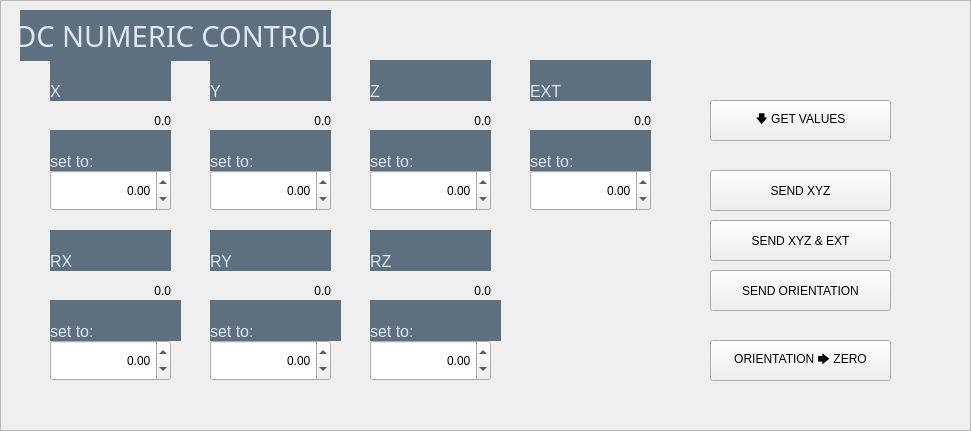
     <widget class="QFrame" name="NC_frame">
      <property name="geometry">
       <rect>
        <x>30</x>
        <y>500</y>
        <width>971</width>
        <height>431</height>
       </rect>
      </property>
      <property name="styleSheet">
       <string notr="true"/>
      </property>
      <property name="frameShape">
       <enum>QFrame::StyledPanel</enum>
      </property>
      <property name="frameShadow">
       <enum>QFrame::Raised</enum>
      </property>
      <widget class="QLabel" name="NC_0_frameLabel">
       <property name="geometry">
        <rect>
         <x>20</x>
         <y>10</y>
         <width>311</width>
         <height>51</height>
        </rect>
       </property>
       <property name="font">
        <font>
         <family>Bahnschrift</family>
         <pointsize>22</pointsize>
        </font>
       </property>
       <property name="styleSheet">
        <string notr="true">border: 0px;
font-size: 22pt;
padding: 0px;
background-color: #5D707F;
color: #E1E5EE;</string>
       </property>
       <property name="text">
        <string>DC NUMERIC CONTROL</string>
       </property>
       <property name="alignment">
        <set>Qt::AlignCenter</set>
       </property>
      </widget>
      <widget class="QPushButton" name="NC_btt_xyzSend">
       <property name="geometry">
        <rect>
         <x>710</x>
         <y>170</y>
         <width>181</width>
         <height>41</height>
        </rect>
       </property>
       <property name="text">
        <string>SEND XYZ</string>
       </property>
      </widget>
      <widget class="QPushButton" name="NC_btt_xyzExtSend">
       <property name="geometry">
        <rect>
         <x>710</x>
         <y>220</y>
         <width>181</width>
         <height>41</height>
        </rect>
       </property>
       <property name="text">
        <string>SEND XYZ &amp;&amp; EXT</string>
       </property>
      </widget>
      <widget class="QPushButton" name="NC_btt_orientSend">
       <property name="geometry">
        <rect>
         <x>710</x>
         <y>270</y>
         <width>181</width>
         <height>41</height>
        </rect>
       </property>
       <property name="text">
        <string>SEND ORIENTATION</string>
       </property>
      </widget>
      <widget class="QPushButton" name="NC_btt_orientZero">
       <property name="geometry">
        <rect>
         <x>710</x>
         <y>340</y>
         <width>181</width>
         <height>41</height>
        </rect>
       </property>
       <property name="text">
        <string>ORIENTATION 🡆 ZERO</string>
       </property>
      </widget>
      <widget class="QLabel" name="NC_disp_ext">
       <property name="geometry">
        <rect>
         <x>530</x>
         <y>100</y>
         <width>121</width>
         <height>41</height>
        </rect>
       </property>
       <property name="text">
        <string>0.0</string>
       </property>
       <property name="alignment">
        <set>Qt::AlignRight|Qt::AlignTrailing|Qt::AlignVCenter</set>
       </property>
      </widget>
      <widget class="QLabel" name="NC_lbl_ext_disp">
       <property name="geometry">
        <rect>
         <x>530</x>
         <y>60</y>
         <width>121</width>
         <height>41</height>
        </rect>
       </property>
       <property name="styleSheet">
        <string notr="true">border: 0px;
font-size: 12pt;
background-color: #5D707F;
color: #E1E5EE;</string>
       </property>
       <property name="text">
        <string>EXT</string>
       </property>
       <property name="alignment">
        <set>Qt::AlignBottom|Qt::AlignLeading|Qt::AlignLeft</set>
       </property>
      </widget>
      <widget class="QLabel" name="NC_lbl_z_disp">
       <property name="geometry">
        <rect>
         <x>370</x>
         <y>60</y>
         <width>121</width>
         <height>41</height>
        </rect>
       </property>
       <property name="styleSheet">
        <string notr="true">border: 0px;
font-size: 12pt;
background-color: #5D707F;
color: #E1E5EE;</string>
       </property>
       <property name="text">
        <string>Z</string>
       </property>
       <property name="alignment">
        <set>Qt::AlignBottom|Qt::AlignLeading|Qt::AlignLeft</set>
       </property>
      </widget>
      <widget class="QLabel" name="NC_disp_z">
       <property name="geometry">
        <rect>
         <x>370</x>
         <y>100</y>
         <width>121</width>
         <height>41</height>
        </rect>
       </property>
       <property name="text">
        <string>0.0</string>
       </property>
       <property name="alignment">
        <set>Qt::AlignRight|Qt::AlignTrailing|Qt::AlignVCenter</set>
       </property>
      </widget>
      <widget class="QLabel" name="NC_disp_x">
       <property name="geometry">
        <rect>
         <x>50</x>
         <y>100</y>
         <width>121</width>
         <height>41</height>
        </rect>
       </property>
       <property name="text">
        <string>0.0</string>
       </property>
       <property name="alignment">
        <set>Qt::AlignRight|Qt::AlignTrailing|Qt::AlignVCenter</set>
       </property>
      </widget>
      <widget class="QLabel" name="NC_lbl_x_disp">
       <property name="geometry">
        <rect>
         <x>50</x>
         <y>60</y>
         <width>121</width>
         <height>41</height>
        </rect>
       </property>
       <property name="styleSheet">
        <string notr="true">border: 0px;
font-size: 12pt;
background-color: #5D707F;
color: #E1E5EE;</string>
       </property>
       <property name="text">
        <string>X</string>
       </property>
       <property name="alignment">
        <set>Qt::AlignBottom|Qt::AlignLeading|Qt::AlignLeft</set>
       </property>
      </widget>
      <widget class="QLabel" name="NC_disp_y">
       <property name="geometry">
        <rect>
         <x>210</x>
         <y>100</y>
         <width>121</width>
         <height>41</height>
        </rect>
       </property>
       <property name="text">
        <string>0.0</string>
       </property>
       <property name="alignment">
        <set>Qt::AlignRight|Qt::AlignTrailing|Qt::AlignVCenter</set>
       </property>
      </widget>
      <widget class="QLabel" name="NC_lbl_y_disp">
       <property name="geometry">
        <rect>
         <x>210</x>
         <y>60</y>
         <width>121</width>
         <height>41</height>
        </rect>
       </property>
       <property name="styleSheet">
        <string notr="true">border: 0px;
font-size: 12pt;
background-color: #5D707F;
color: #E1E5EE;</string>
       </property>
       <property name="text">
        <string>Y</string>
       </property>
       <property name="alignment">
        <set>Qt::AlignBottom|Qt::AlignLeading|Qt::AlignLeft</set>
       </property>
      </widget>
      <widget class="QLabel" name="NC_lbl_x_set">
       <property name="geometry">
        <rect>
         <x>50</x>
         <y>130</y>
         <width>121</width>
         <height>41</height>
        </rect>
       </property>
       <property name="styleSheet">
        <string notr="true">border: 0px;
font-size: 12pt;
background-color: #5D707F;
color: #E1E5EE;</string>
       </property>
       <property name="text">
        <string>set to:</string>
       </property>
       <property name="alignment">
        <set>Qt::AlignBottom|Qt::AlignLeading|Qt::AlignLeft</set>
       </property>
      </widget>
      <widget class="QLabel" name="NC_lbl_y_set">
       <property name="geometry">
        <rect>
         <x>210</x>
         <y>130</y>
         <width>121</width>
         <height>41</height>
        </rect>
       </property>
       <property name="styleSheet">
        <string notr="true">border: 0px;
font-size: 12pt;
background-color: #5D707F;
color: #E1E5EE;</string>
       </property>
       <property name="text">
        <string>set to:</string>
       </property>
       <property name="alignment">
        <set>Qt::AlignBottom|Qt::AlignLeading|Qt::AlignLeft</set>
       </property>
      </widget>
      <widget class="QLabel" name="NC_lbl_ext_set">
       <property name="geometry">
        <rect>
         <x>530</x>
         <y>130</y>
         <width>121</width>
         <height>41</height>
        </rect>
       </property>
       <property name="styleSheet">
        <string notr="true">border: 0px;
font-size: 12pt;
background-color: #5D707F;
color: #E1E5EE;</string>
       </property>
       <property name="text">
        <string>set to:</string>
       </property>
       <property name="alignment">
        <set>Qt::AlignBottom|Qt::AlignLeading|Qt::AlignLeft</set>
       </property>
      </widget>
      <widget class="QLabel" name="NC_lbl_z_set">
       <property name="geometry">
        <rect>
         <x>370</x>
         <y>130</y>
         <width>121</width>
         <height>41</height>
        </rect>
       </property>
       <property name="styleSheet">
        <string notr="true">border: 0px;
font-size: 12pt;
background-color: #5D707F;
color: #E1E5EE;</string>
       </property>
       <property name="text">
        <string>set to:</string>
       </property>
       <property name="alignment">
        <set>Qt::AlignBottom|Qt::AlignLeading|Qt::AlignLeft</set>
       </property>
      </widget>
      <widget class="QLabel" name="NC_lbl_zOrient_disp">
       <property name="geometry">
        <rect>
         <x>370</x>
         <y>230</y>
         <width>121</width>
         <height>41</height>
        </rect>
       </property>
       <property name="styleSheet">
        <string notr="true">border: 0px;
font-size: 12pt;
background-color: #5D707F;
color: #E1E5EE;</string>
       </property>
       <property name="text">
        <string>RZ</string>
       </property>
       <property name="alignment">
        <set>Qt::AlignBottom|Qt::AlignLeading|Qt::AlignLeft</set>
       </property>
      </widget>
      <widget class="QLabel" name="NC_lbl_yOrient_disp">
       <property name="geometry">
        <rect>
         <x>210</x>
         <y>230</y>
         <width>121</width>
         <height>41</height>
        </rect>
       </property>
       <property name="styleSheet">
        <string notr="true">border: 0px;
font-size: 12pt;
background-color: #5D707F;
color: #E1E5EE;</string>
       </property>
       <property name="text">
        <string>RY</string>
       </property>
       <property name="alignment">
        <set>Qt::AlignBottom|Qt::AlignLeading|Qt::AlignLeft</set>
       </property>
      </widget>
      <widget class="QLabel" name="NC_lbl_zOrient_set">
       <property name="geometry">
        <rect>
         <x>370</x>
         <y>300</y>
         <width>131</width>
         <height>41</height>
        </rect>
       </property>
       <property name="styleSheet">
        <string notr="true">border: 0px;
font-size: 12pt;
background-color: #5D707F;
color: #E1E5EE;</string>
       </property>
       <property name="text">
        <string>set to:</string>
       </property>
       <property name="alignment">
        <set>Qt::AlignBottom|Qt::AlignLeading|Qt::AlignLeft</set>
       </property>
      </widget>
      <widget class="QLabel" name="NC_lbl_xOrient_disp">
       <property name="geometry">
        <rect>
         <x>50</x>
         <y>230</y>
         <width>121</width>
         <height>41</height>
        </rect>
       </property>
       <property name="styleSheet">
        <string notr="true">border: 0px;
font-size: 12pt;
background-color: #5D707F;
color: #E1E5EE;</string>
       </property>
       <property name="text">
        <string>RX</string>
       </property>
       <property name="alignment">
        <set>Qt::AlignBottom|Qt::AlignLeading|Qt::AlignLeft</set>
       </property>
      </widget>
      <widget class="QLabel" name="NC_lbl_xOrient_set">
       <property name="geometry">
        <rect>
         <x>50</x>
         <y>300</y>
         <width>131</width>
         <height>41</height>
        </rect>
       </property>
       <property name="styleSheet">
        <string notr="true">border: 0px;
font-size: 12pt;
background-color: #5D707F;
color: #E1E5EE;</string>
       </property>
       <property name="text">
        <string>set to:</string>
       </property>
       <property name="alignment">
        <set>Qt::AlignBottom|Qt::AlignLeading|Qt::AlignLeft</set>
       </property>
      </widget>
      <widget class="QLabel" name="NC_disp_xOrient">
       <property name="geometry">
        <rect>
         <x>50</x>
         <y>270</y>
         <width>121</width>
         <height>41</height>
        </rect>
       </property>
       <property name="text">
        <string>0.0</string>
       </property>
       <property name="alignment">
        <set>Qt::AlignRight|Qt::AlignTrailing|Qt::AlignVCenter</set>
       </property>
      </widget>
      <widget class="QLabel" name="NC_lbl_yOrient_set">
       <property name="geometry">
        <rect>
         <x>210</x>
         <y>300</y>
         <width>131</width>
         <height>41</height>
        </rect>
       </property>
       <property name="styleSheet">
        <string notr="true">border: 0px;
font-size: 12pt;
background-color: #5D707F;
color: #E1E5EE;</string>
       </property>
       <property name="text">
        <string>set to:</string>
       </property>
       <property name="alignment">
        <set>Qt::AlignBottom|Qt::AlignLeading|Qt::AlignLeft</set>
       </property>
      </widget>
      <widget class="QLabel" name="NC_disp_yOrient">
       <property name="geometry">
        <rect>
         <x>210</x>
         <y>270</y>
         <width>121</width>
         <height>41</height>
        </rect>
       </property>
       <property name="text">
        <string>0.0</string>
       </property>
       <property name="alignment">
        <set>Qt::AlignRight|Qt::AlignTrailing|Qt::AlignVCenter</set>
       </property>
      </widget>
      <widget class="QLabel" name="NC_disp_zOrient">
       <property name="geometry">
        <rect>
         <x>370</x>
         <y>270</y>
         <width>121</width>
         <height>41</height>
        </rect>
       </property>
       <property name="text">
        <string>0.0</string>
       </property>
       <property name="alignment">
        <set>Qt::AlignRight|Qt::AlignTrailing|Qt::AlignVCenter</set>
       </property>
      </widget>
      <widget class="QDoubleSpinBox" name="NC_float_x">
       <property name="geometry">
        <rect>
         <x>50</x>
         <y>170</y>
         <width>121</width>
         <height>41</height>
        </rect>
       </property>
       <property name="alignment">
        <set>Qt::AlignRight|Qt::AlignTrailing|Qt::AlignVCenter</set>
       </property>
       <property name="minimum">
        <double>-9999.989999999999782</double>
       </property>
       <property name="maximum">
        <double>9999.989999999999782</double>
       </property>
      </widget>
      <widget class="QDoubleSpinBox" name="NC_float_y">
       <property name="geometry">
        <rect>
         <x>210</x>
         <y>170</y>
         <width>121</width>
         <height>41</height>
        </rect>
       </property>
       <property name="alignment">
        <set>Qt::AlignRight|Qt::AlignTrailing|Qt::AlignVCenter</set>
       </property>
       <property name="minimum">
        <double>-9999.989999999999782</double>
       </property>
       <property name="maximum">
        <double>9999.989999999999782</double>
       </property>
      </widget>
      <widget class="QDoubleSpinBox" name="NC_float_ext">
       <property name="geometry">
        <rect>
         <x>530</x>
         <y>170</y>
         <width>121</width>
         <height>41</height>
        </rect>
       </property>
       <property name="alignment">
        <set>Qt::AlignRight|Qt::AlignTrailing|Qt::AlignVCenter</set>
       </property>
       <property name="minimum">
        <double>-9999.989999999999782</double>
       </property>
       <property name="maximum">
        <double>9999.989999999999782</double>
       </property>
      </widget>
      <widget class="QDoubleSpinBox" name="NC_float_z">
       <property name="geometry">
        <rect>
         <x>370</x>
         <y>170</y>
         <width>121</width>
         <height>41</height>
        </rect>
       </property>
       <property name="alignment">
        <set>Qt::AlignRight|Qt::AlignTrailing|Qt::AlignVCenter</set>
       </property>
       <property name="minimum">
        <double>-9999.989999999999782</double>
       </property>
       <property name="maximum">
        <double>9999.989999999999782</double>
       </property>
      </widget>
      <widget class="QDoubleSpinBox" name="NC_float_zOrient">
       <property name="geometry">
        <rect>
         <x>370</x>
         <y>340</y>
         <width>121</width>
         <height>41</height>
        </rect>
       </property>
       <property name="alignment">
        <set>Qt::AlignRight|Qt::AlignTrailing|Qt::AlignVCenter</set>
       </property>
       <property name="minimum">
        <double>-9999.989999999999782</double>
       </property>
       <property name="maximum">
        <double>9999.989999999999782</double>
       </property>
      </widget>
      <widget class="QDoubleSpinBox" name="NC_float_yOrient">
       <property name="geometry">
        <rect>
         <x>210</x>
         <y>340</y>
         <width>121</width>
         <height>41</height>
        </rect>
       </property>
       <property name="alignment">
        <set>Qt::AlignRight|Qt::AlignTrailing|Qt::AlignVCenter</set>
       </property>
       <property name="minimum">
        <double>-9999.989999999999782</double>
       </property>
       <property name="maximum">
        <double>9999.989999999999782</double>
       </property>
      </widget>
      <widget class="QDoubleSpinBox" name="NC_float_xOrient">
       <property name="geometry">
        <rect>
         <x>50</x>
         <y>340</y>
         <width>121</width>
         <height>41</height>
        </rect>
       </property>
       <property name="alignment">
        <set>Qt::AlignRight|Qt::AlignTrailing|Qt::AlignVCenter</set>
       </property>
       <property name="minimum">
        <double>-9999.989999999999782</double>
       </property>
       <property name="maximum">
        <double>9999.989999999999782</double>
       </property>
      </widget>
      <widget class="QPushButton" name="NC_btt_getValues">
       <property name="geometry">
        <rect>
         <x>710</x>
         <y>100</y>
         <width>181</width>
         <height>41</height>
        </rect>
       </property>
       <property name="text">
        <string>🡇 GET VALUES</string>
       </property>
      </widget>
      <zorder>NC_lbl_ext_set</zorder>
      <zorder>NC_lbl_y_set</zorder>
      <zorder>NC_lbl_z_set</zorder>
      <zorder>NC_lbl_ext_disp</zorder>
      <zorder>NC_lbl_z_disp</zorder>
      <zorder>NC_lbl_x_disp</zorder>
      <zorder>NC_lbl_y_disp</zorder>
      <zorder>NC_lbl_x_set</zorder>
      <zorder>NC_0_frameLabel</zorder>
      <zorder>NC_btt_xyzSend</zorder>
      <zorder>NC_btt_xyzExtSend</zorder>
      <zorder>NC_btt_orientSend</zorder>
      <zorder>NC_btt_orientZero</zorder>
      <zorder>NC_disp_ext</zorder>
      <zorder>NC_disp_z</zorder>
      <zorder>NC_disp_x</zorder>
      <zorder>NC_disp_y</zorder>
      <zorder>NC_lbl_zOrient_disp</zorder>
      <zorder>NC_lbl_yOrient_disp</zorder>
      <zorder>NC_lbl_zOrient_set</zorder>
      <zorder>NC_lbl_xOrient_disp</zorder>
      <zorder>NC_lbl_xOrient_set</zorder>
      <zorder>NC_disp_xOrient</zorder>
      <zorder>NC_lbl_yOrient_set</zorder>
      <zorder>NC_disp_yOrient</zorder>
      <zorder>NC_disp_zOrient</zorder>
      <zorder>NC_float_x</zorder>
      <zorder>NC_float_y</zorder>
      <zorder>NC_float_ext</zorder>
      <zorder>NC_float_z</zorder>
      <zorder>NC_float_zOrient</zorder>
      <zorder>NC_float_yOrient</zorder>
      <zorder>NC_float_xOrient</zorder>
      <zorder>NC_btt_getValues</zorder>
     </widget>
